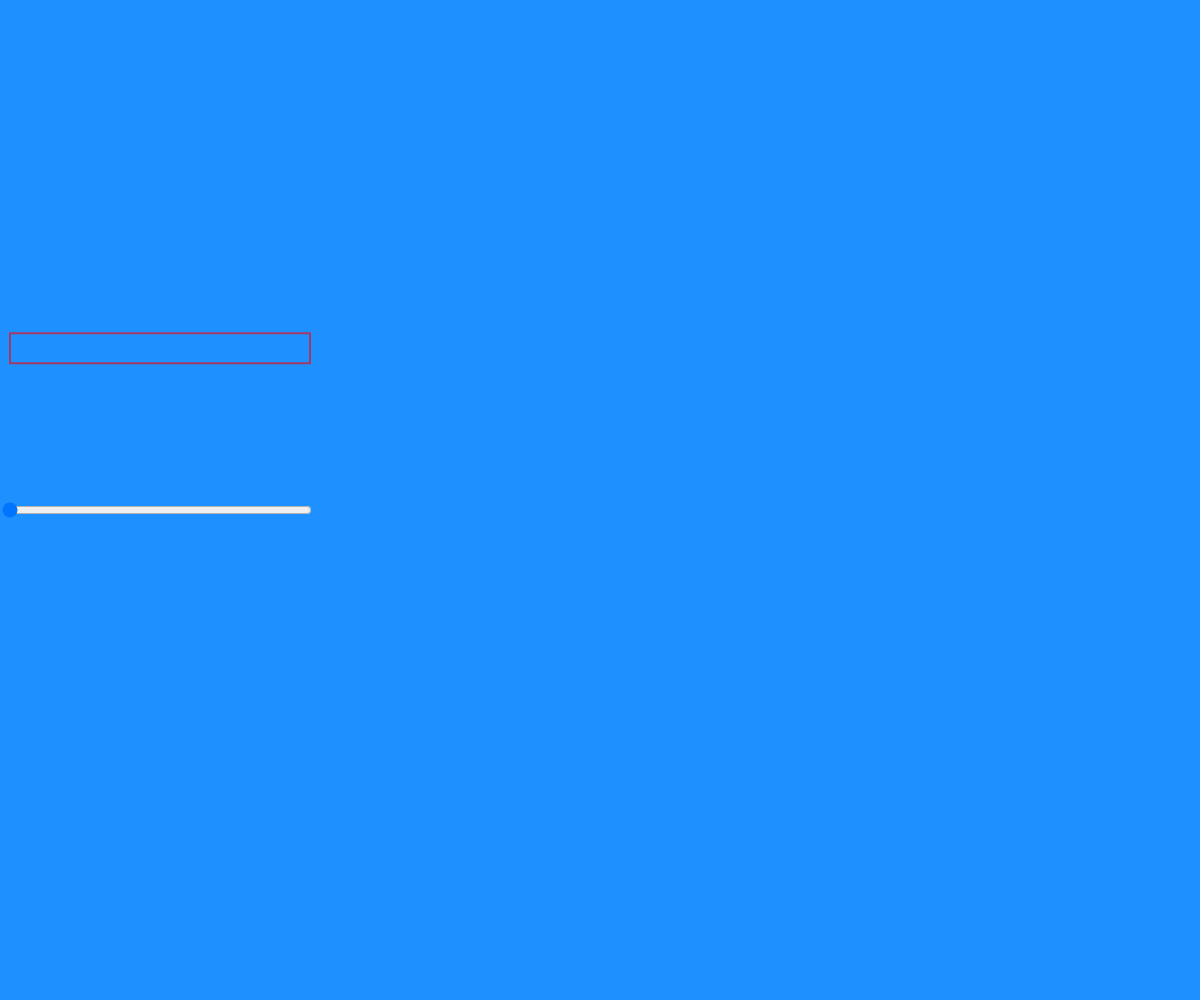
Frame 1 (no input)
Frame 60 (no input): identical to frame 1, image omitted
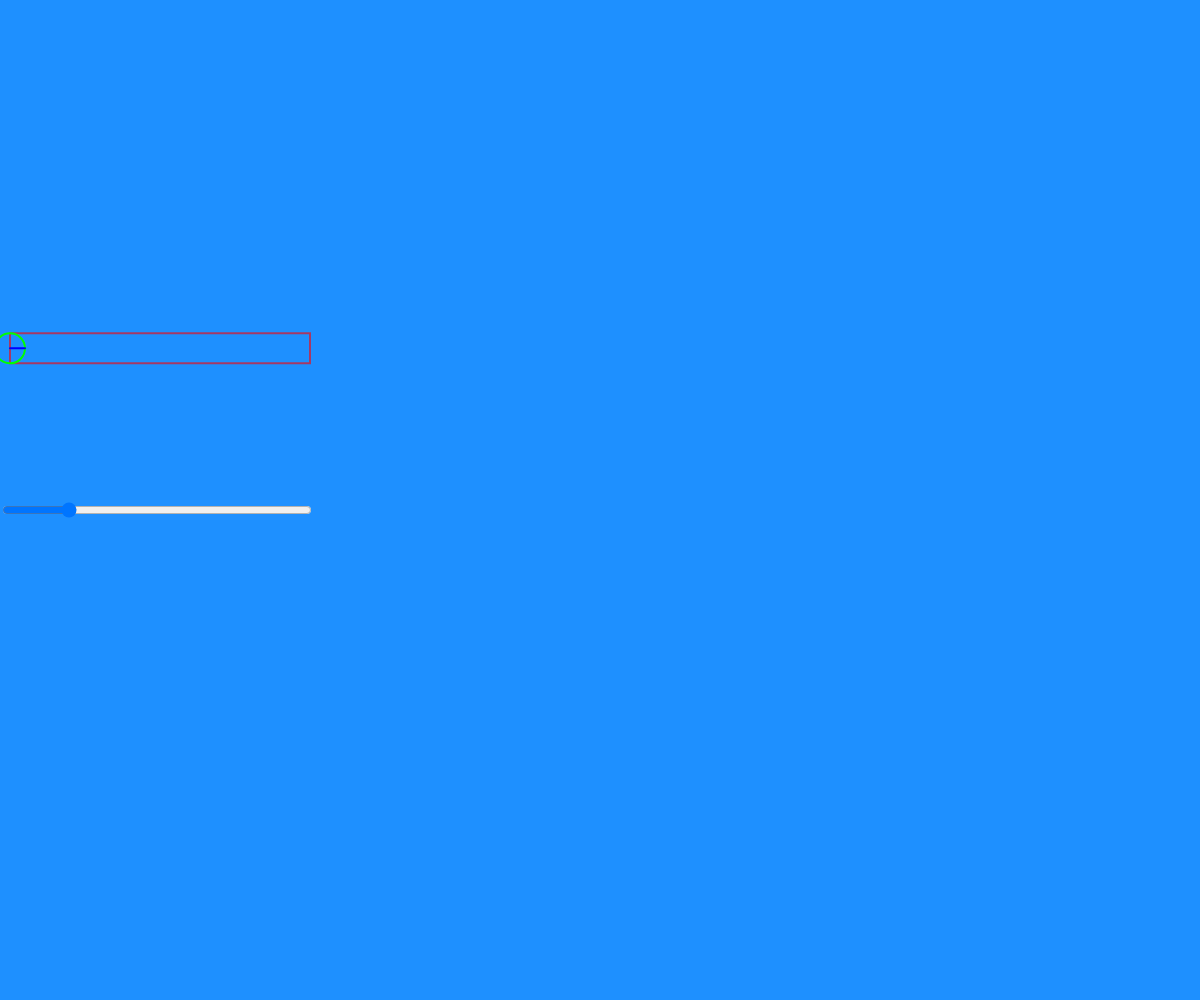
Frame 120 (the mouse pressed at the canvas centre since frame 60)

The p5.js sketch that drew these frames (run headless with seeded random() and noise() and a simulated clock; from frame 60 on, the mouse is pressed at the canvas centre):

// p5.js sketch
// ── sketch.js
class Seed{
  constructor(pos){
    this.acc = createVector(0,0);
    this.vel = createVector(0,0);
    this.pos = pos.copy();
    this.initPos = pos.copy();

    this.accAngle = 0;
    this.velAngle = 0;
    this.angle = 0;

    this.m = 10;
    this.size = 30;

    this.isDead = false;
  }

  display(){
    push();
      translate(this.pos.x,this.pos.y);
      rotate(this.angle);
      stroke(0,255,0,255);
      noFill();
      circle(0,0,this.size);
      stroke(0,0,255,255);
      line(0,0,this.size/2,0);
    pop();
  }

  applyForce(force){
    this.acc.add(force);
    this.acc.mult(0.1);//乘以一个系数

    this.accAngle += force.mag();
  }

  update(){
    this.vel.add(this.acc);
    this.pos.add(this.vel);
    this.acc.mult(0);

    this.velAngle += this.accAngle;
    this.angle += this.velAngle;
    this.accAngle = 0;

    if(this.pos.y > height) this.isDead = true;
  }
}

class BigGun{
  constructor(pos){
    this.w = 300;
    this.h = 30;
    this.pos = pos.copy();

    this.seeds = [];
    this.currentSeed = null;
  }

  update(){
    for(let i = 0;i < this.seeds.length; i++){
      let seed = this.seeds[i];
      if(seed.isDead) continue;
      if((seed.pos.x < this.pos.x) || (seed.pos.x > this.pos.x + this.w)){
        //施加重力
        let g = createVector(0,10);
        seed.applyForce(g);
      }
    }
  }

  display(){
    //gun display
    stroke(255,0,0,155);
    noFill();
    rect(this.pos.x,this.pos.y,this.w,this.h);

    //seed display
    for(let i = 0;i < this.seeds.length; i++){
      let seed = this.seeds[i];
      if(seed.isDead) continue;
      seed.update();
      seed.display();
    }

    //current seed
    if(this.currentSeed){
      this.currentSeed.update();
      this.currentSeed.display();
    }
  }

  createSeed(){
    this.currentSeed = new Seed(createVector(this.pos.x,this.pos.y+this.h/2));
  }

  fire(force){
    const seed = this.currentSeed;
    this.seeds.push(seed);
    seed.applyForce(force);

    this.currentSeed = null;
  }
}


function mousePressed(){
  time = 0;
  startTime = true;
  endTime = false;
  showSeed = true;
}
function mouseReleased(){
  startTime = false;
  endTime = true;
}

let bigGun = null;
let time = 0;
let startTime = false;
let endTime = false;
let showSeed = false;
let slider = null;


function setup() {
  createCanvas(window.innerWidth, window.innerHeight);
  background('DodgerBlue');
  strokeWeight(2);

  bigGun = new BigGun(createVector(10,height/3*1));

  slider = createSlider(0, 3000, 0,1);
  slider.position(0, height/2);
  slider.style('width', '310px');
}

function draw() {
  background('DodgerBlue');
  if(showSeed){
    showSeed = false;
    bigGun.createSeed();
  }

  if(startTime){
    time += 10;
    slider.value(time);
  }
  if(endTime){
    endTime = false;
    bigGun.fire(createVector(time,0));
    time = 0;
    slider.value(time);
  }

  bigGun.update();
  bigGun.display();
}
